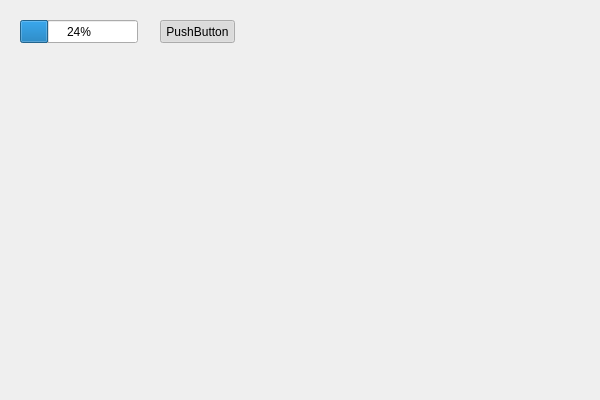
<?xml version="1.0" encoding="UTF-8"?>
<ui version="4.0">
 <class>Signal_Slots_02Class</class>
 <widget class="QWidget" name="Signal_Slots_02Class">
  <property name="geometry">
   <rect>
    <x>0</x>
    <y>0</y>
    <width>600</width>
    <height>400</height>
   </rect>
  </property>
  <property name="windowTitle">
   <string>Signal_Slots_02</string>
  </property>
  <widget class="QProgressBar" name="progressBar">
   <property name="geometry">
    <rect>
     <x>20</x>
     <y>20</y>
     <width>118</width>
     <height>23</height>
    </rect>
   </property>
   <property name="value">
    <number>24</number>
   </property>
  </widget>
  <widget class="QPushButton" name="pushButton">
   <property name="geometry">
    <rect>
     <x>160</x>
     <y>20</y>
     <width>75</width>
     <height>23</height>
    </rect>
   </property>
   <property name="text">
    <string>PushButton</string>
   </property>
   <property name="checkable">
    <bool>true</bool>
   </property>
   <property name="checked">
    <bool>true</bool>
   </property>
  </widget>
 </widget>
 <layoutdefault spacing="6" margin="11"/>
 <resources>
  <include location="Signal_Slots_02.qrc"/>
 </resources>
 <connections>
  <connection>
   <sender>pushButton</sender>
   <signal>toggled(bool)</signal>
   <receiver>progressBar</receiver>
   <slot>setVisible(bool)</slot>
   <hints>
    <hint type="sourcelabel">
     <x>190</x>
     <y>33</y>
    </hint>
    <hint type="destinationlabel">
     <x>133</x>
     <y>34</y>
    </hint>
   </hints>
  </connection>
 </connections>
</ui>
